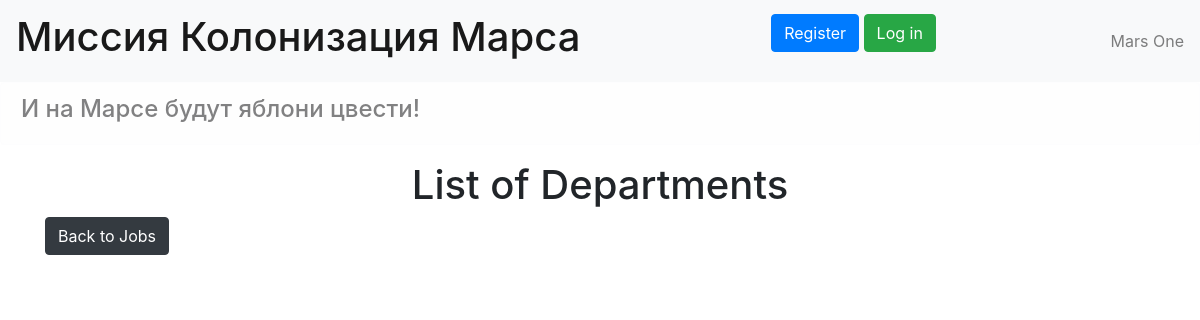
/departments, run on an earlier commit of the app's database.
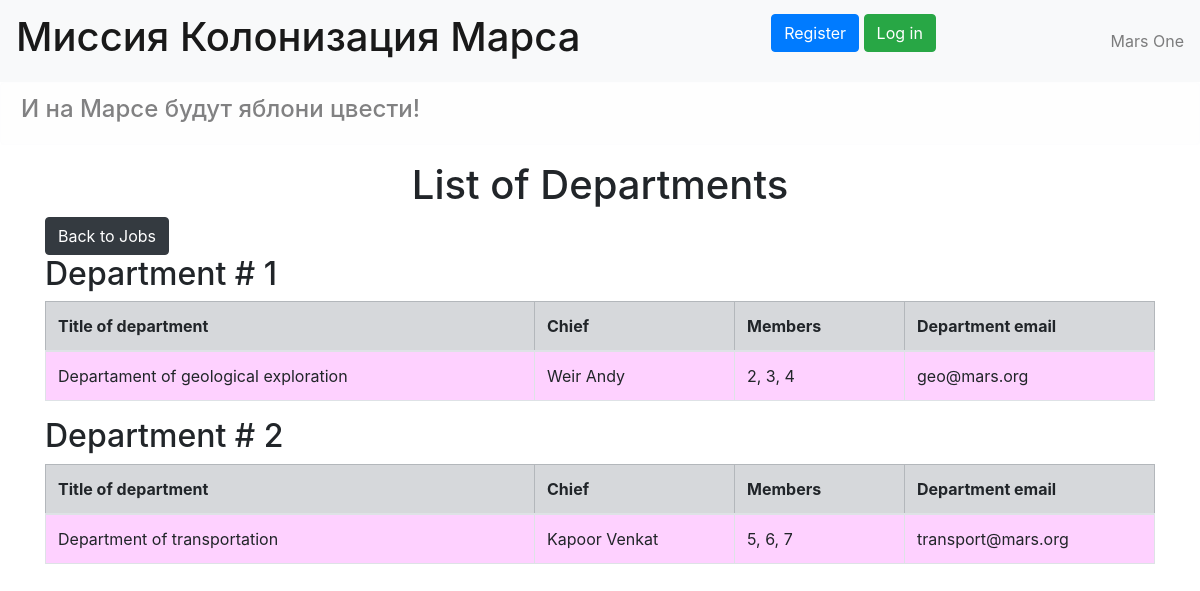
And on a later commit of the database.
### data/departments.py (models this page shows)
class Department(SqlAlchemyBase):
    __tablename__ = 'departments'
    id = sqlalchemy.Column(sqlalchemy.Integer,
                           primary_key=True, autoincrement=True)
    title = sqlalchemy.Column(sqlalchemy.String, nullable=True)
    chief_id = sqlalchemy.Column(sqlalchemy.Integer, sqlalchemy.ForeignKey("users.id"))
    chief = orm.relation('User')
    members = sqlalchemy.Column(sqlalchemy.String, nullable=True)
    email = sqlalchemy.Column(sqlalchemy.String, nullable=True)

### data/users.py (models this page shows, shortened)
class User(SqlAlchemyBase, UserMixin):
    __tablename__ = 'users'
    id = sqlalchemy.Column(sqlalchemy.Integer,
                           primary_key=True, autoincrement=True)
    surname = sqlalchemy.Column(sqlalchemy.String, nullable=True)
    name = sqlalchemy.Column(sqlalchemy.String, nullable=True)
    age = sqlalchemy.Column(sqlalchemy.Integer, nullable=True)
    position = sqlalchemy.Column(sqlalchemy.String, nullable=True)
    speciality = sqlalchemy.Column(sqlalchemy.String, nullable=True)
    address = sqlalchemy.Column(sqlalchemy.String, nullable=True)
    email = sqlalchemy.Column(sqlalchemy.String, unique=True, nullable=True)
    hashed_password = sqlalchemy.Column(sqlalchemy.String, nullable=True)
    modified_date = sqlalchemy.Column(sqlalchemy.DateTime, default=datetime.datetime.now)

### main.py (the view)
@app.route('/departments')
def departments():
    session = db_session.create_session()
    dep = session.query(Department)
    return render_template('departments_list.html', departments=dep, title='List of Departments')

### data/db_session.py (called while the page is built)
def create_session() -> Session:
    global __factory
    return __factory()

### templates/departments_list.html (shortened to what this page needs)
{% extends "base.html" %}
{% block content %}
<h1>List of Departments</h1>
<a class="btn btn-dark" href="/">Back to Jobs</a>
 <br>
{% for dep in departments %}
    <h2>Department # {{dep.id}}</h2>
    <table class="table table-bordered">
        <thead>
        <tr class="table-secondary">
            <th>Title of department</th>
            <th>Chief</th>
            <th>Members</th>
            <th>Department email</th>
        </tr>
        </thead>
        <tbody>
        <tr>
            <td class="purple">{{dep.title}}</td>
            <td class="purple" width="200px">{{dep.chief.surname}} {{dep.chief.name}}</td>
            <td class="purple" width="170px">{{dep.members}}</td>
            <td class="purple" width="250px">{{dep.email}}</td>
        </tr>
        </tbody>
    </table>
{% endfor %}
{% endblock %}

### templates/base.html (shortened to what this page needs)
<!DOCTYPE html>
<html lang="en">
<head>
    <link rel="stylesheet"
                    href="https://stackpath.bootstrapcdn.com/bootstrap/4.4.1/css/bootstrap.min.css"
>
    <link rel="stylesheet" type="text/css" href="{{url_for('static', filename='css/style.css')}}" />
</head>
<body>
    <header>
    <nav class="navbar navbar-light bg-light">
        <span class="navbar-brand mb-0 h1"><h1>Миссия Колонизация Марса</h1></span>
        {% if current_user.is_authenticated %}
        <a class="navbar-brand" href="/logout">{{ current_user.name }} {{ current_user.surname }}</a>
        {% else %}
        <p>
            <a class="btn btn-primary " href="/register">Register</a>
            <a class="btn btn-success" href="/login">Log in</a>
        </p>
       {% endif %}
        <span class="navbar-text">Mars One</span>
    </nav>
    <div class="alert alert-light">
        <h4>И на Марсе будут яблони цвести!</h4>
    </div>
    </header>
    <main role="main" class="container">
        {% block content %}{% endblock %}
    </main>
</body>
</html>

### static/css/style.css (style rules this page uses)
h1 { text-align: center; }
.purple { background-color: #FED1FF; }

What changed in the data, as far as the page shows it:
added Department: id "1", title "Departament of geological exploration", chief.surname "Weir", chief.name "Andy", members "2, 3, 4", email "geo@mars.org"
added Department: id "2", title "Department of transportation", chief.surname "Kapoor", chief.name "Venkat", members "5, 6, 7", email "transport@mars.org"
